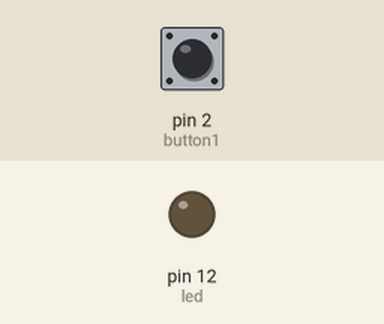
This sketch was run on a simulated Arduino Uno, built with avr-gcc and run on an emulated ATmega328P. Shown: output pins drawn as LEDs (lit = HIGH). Dashed ring = blinking. The test bench sets the inputs (shaded band); at power-on: pin 2 (button1) LOW.

Above: at 1.2 s.
1.3 s: pin 2 (button1) pulled HIGH for 3.2 s
At 1.5 s:
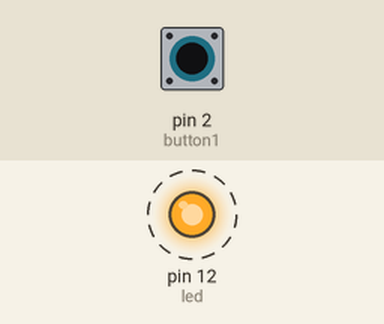
Timing chart, 0 to 6.0 s (numbered marks = the images above; inputs shaded):
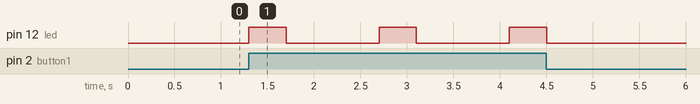

The sketch:

3_push_buttons_on_eled.ino
```cpp
int button1=2;
int button2=3;
int button3=4;
int count=0;
int led=12;
int number=count;
void setup() {

pinMode(button1,INPUT);
pinMode(button2,INPUT);
pinMode(button3,INPUT);
pinMode(led,OUTPUT);
}

void loop()
{
 int state1=digitalRead(button1);
 /*if(state1==HIGH)
 {

  count++;
  number=count;
  while(digitalRead(button1))
  {}
 }
 int state2=digitalRead(button2);
 if(state2==HIGH)
 {
  for(int i=0;i<number+1;i++)
  {
   digitalWrite(led,HIGH);
   delay(300);
   digitalWrite(led,LOW);

    }*/
  if(state1==HIGH)
  {
    digitalWrite(led,HIGH);
    delay(400);
digitalWrite(led,LOW);
  delay(1000);


    }
 }
```

Measured:
- after the input at 1.3 s, pin 12 (led): alternates HIGH for 0.40 s and LOW for 1.0 s, 6 changes in all, then stays LOW, starting at once
